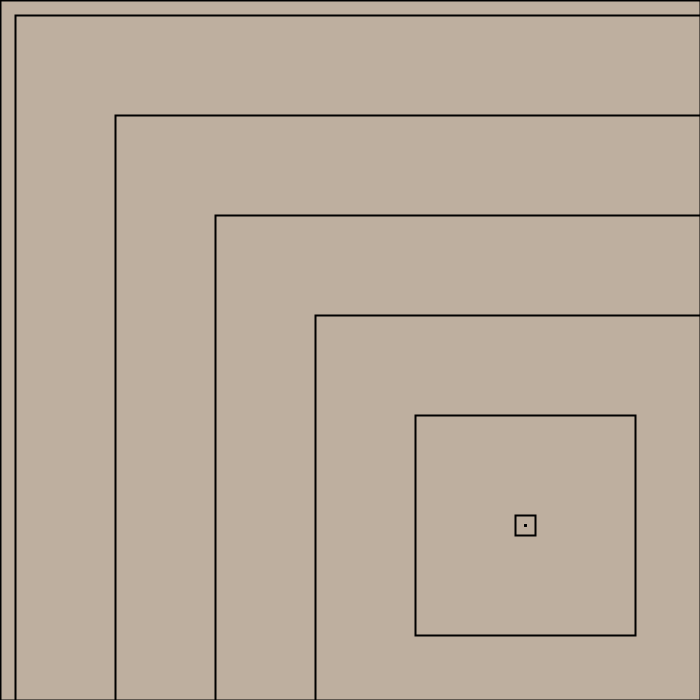
Frame 1 (no input)
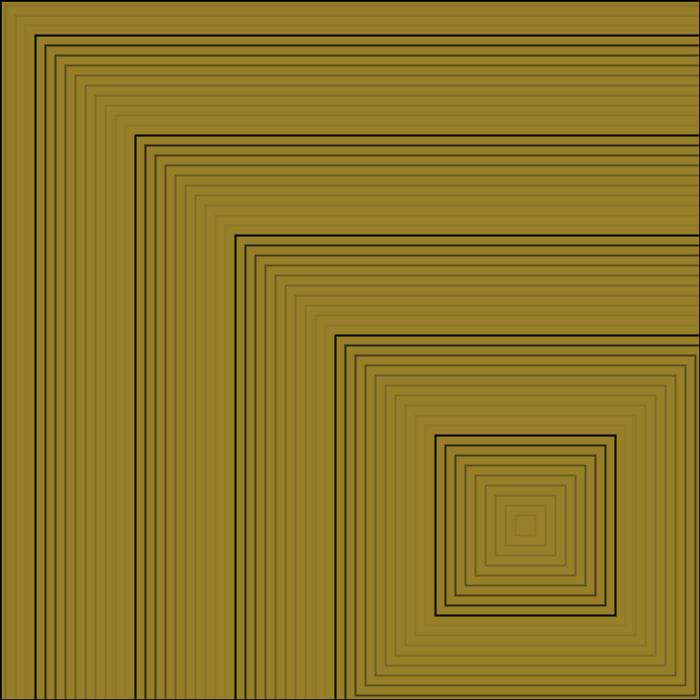
Frame 60 (the mouse pressed at the canvas centre just before this capture)
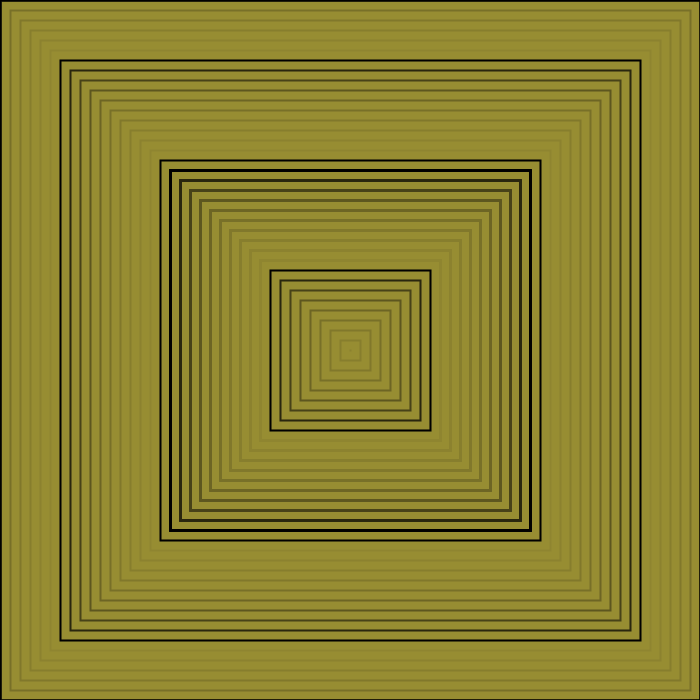
Frame 120 (the mouse held since frame 60 and released just before this capture)

The Processing sketch that drew these frames (run headless with seeded random() and noise(); from frame 60 on, the mouse is pressed at the canvas centre):

// Processing sketch: processing_48368
// ── processing_48368.pde

//"Endless Hole" - 60-257
// copyright Eric Mackie December 2011 Pittsburgh, PA 15221

float xPos, yPos;
float big[];
int numSquare=20;
float colR, colG, colB, deltR, deltG, deltB;
float r, rVel;

void setup() {
  size (700, 700);
  rectMode(CENTER);
  strokeWeight(2);
  noCursor();
  smooth();

  initialize();
}

void draw() {
  makeBackground();
  mouseAndMove();
  animation();
}


void initialize() {
  r=0;
  rVel=PI/30;
  colR=150;
  colG=100;
  colB=40;
  deltR=2;
  deltG=.5;
  deltB=.1;
  big = new float[numSquare];
  for (int i=0; i<numSquare;i++) {
    big[i]=200*i;
  }
}

void makeBackground() {
  dasColors();
  fill(colR, colG, colB, 70);
  rect(width/2, height/2, width, height);
  fill(0, 0);
}

void mouseAndMove() {
  xPos=map(mouseX, 0, width, .75*width, .25*width);
  yPos=map(mouseY, 0, width, .75*width, .25*width);
  translate(xPos, yPos);
  rotate(r);
}


void animation() {
  for (int i=0; i<numSquare;i++) {
    big[i]+=20;
    if (big[i]>2000) {
      big[i]=0;
    }

    rect(0, 0, big[i], big[i]);
  }
}


void dasColors() {
  colR+=deltR;
  colG+=deltG;
  colB+=deltB;
  if ((colR>=150) || (colR<=0)) {
    deltR=-deltR;
  }
  if ((colG>=150) || (colG<=0)) {
    deltG=-deltG;
  }
  if ((colB>=150) || (colB<=0)) {
    deltB=-deltB;
  }
}


void keyPressed() {
  if (keyCode==RIGHT) {
    r+=.95*rVel;
    
  }
  if (keyCode==LEFT) {
    r-=.95*rVel;
    
  }
}
